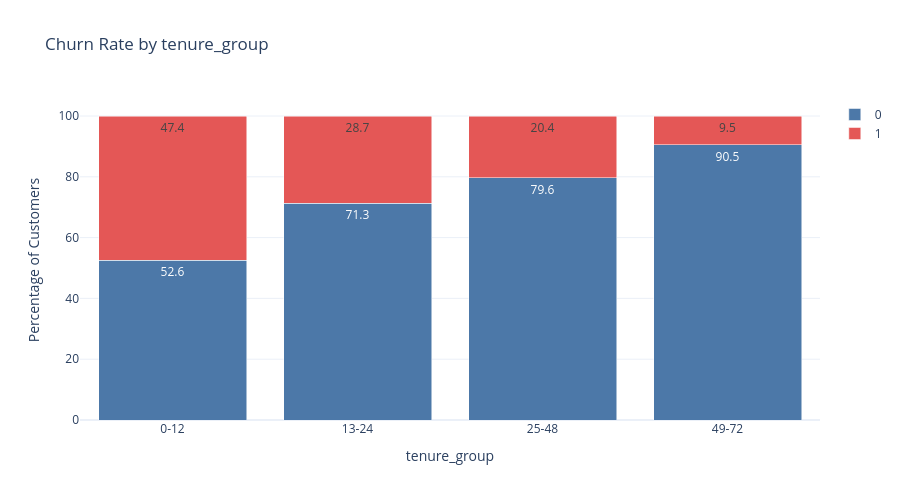

The code cell stored with this chart in its notebook:
### Markdown cell above
## Additional Feature 1: Tenure Group

The exploratory analysis indicated that customer churn is strongly associated with customer tenure. While the original `tenure` variable captures the number of months a customer has remained with the company, grouping customers into tenure bands can better represent distinct stages of the customer lifecycle.

The following engineered features were created to capture customer engagement, service adoption, and contract characteristics that may improve model performance while remaining easily interpretable from a business perspective.

### Code cell
df_model["tenure_group"] = pd.cut(
    df_model["tenure"],
    bins=[0,12,24,48,72],
    labels=[
        "0-12",
        "13-24",
        "25-48",
        "49-72"
    ],
    include_lowest=True
)
plot_categorical_churn(df_model, "tenure_group")

### Figure 1 — Plotly figure (JSON) as saved in the notebook; plotly's stock layout.template omitted (floating-point values rounded to 4 significant figures)
{"data": [{"hovertemplate": "Churn=0<br>tenure_group=%{x}<br>Percentage=%{y}<br>text=%{text}<extra></extra>", "legendgroup": "0", "marker": {"color": "#4C78A8", "pattern": {"shape": ""}}, "name": "0", "orientation": "v", "showlegend": true, "text": [52.6, 71.3, 79.6, 90.5], "textposition": "inside", "type": "bar", "x": ["0-12", "13-24", "25-48", "49-72"], "xaxis": "x", "y": [52.56, 71.29, 79.61, 90.49], "yaxis": "y"}, {"hovertemplate": "Churn=1<br>tenure_group=%{x}<br>Percentage=%{y}<br>text=%{text}<extra></extra>", "legendgroup": "1", "marker": {"color": "#E45756", "pattern": {"shape": ""}}, "name": "1", "orientation": "v", "showlegend": true, "text": [47.4, 28.7, 20.4, 9.5], "textposition": "inside", "type": "bar", "x": ["0-12", "13-24", "25-48", "49-72"], "xaxis": "x", "y": [47.44, 28.71, 20.39, 9.513], "yaxis": "y"}], "layout": {"barmode": "stack", "height": 500, "legend": {"title": {"text": ""}, "tracegroupgap": 0}, "title": {"text": "Churn Rate by tenure_group"}, "width": 900, "xaxis": {"anchor": "y", "domain": [0, 1], "title": {"text": "tenure_group"}}, "yaxis": {"anchor": "x", "domain": [0, 1], "title": {"text": "Percentage of Customers"}}}}
